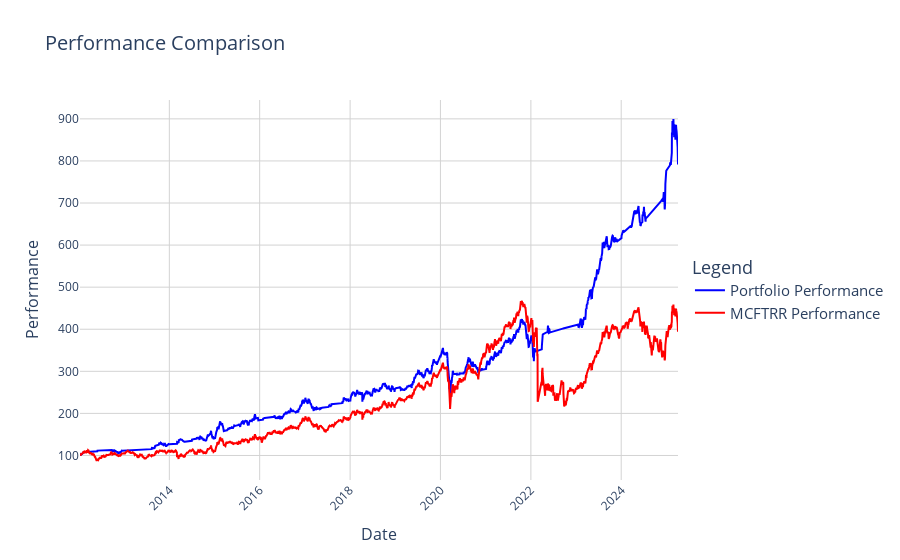
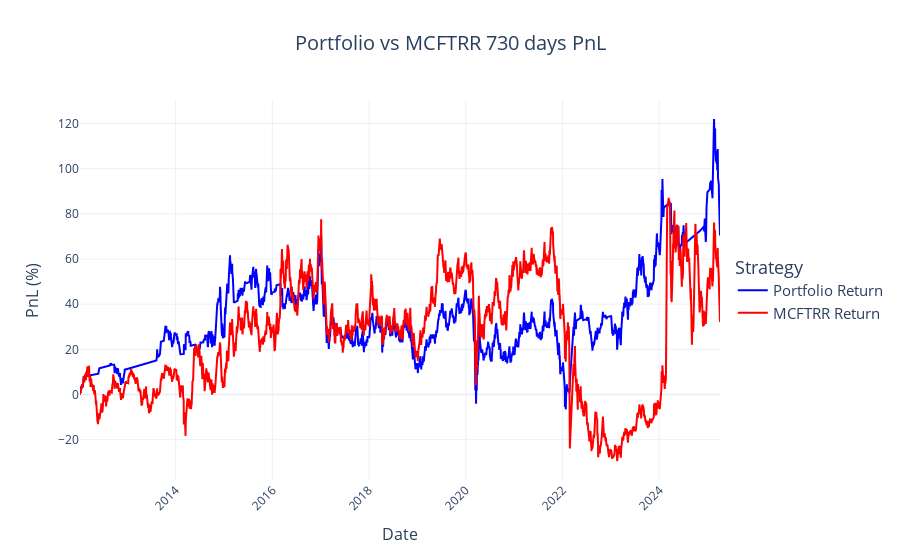

These figures' notebook cell, in order:
### Markdown cell above
#### Строим портфель и смотрим на рез-тат :)

### Code cell
strategy = Strategy(
    model,
    prob_to_weight=True # не округляет вероятность                      
)

strat_data = data.loc[:, ['price', 'price_return', 'ruonia', 'ruonia_daily']].copy()
strat_kwargs = dict(
    perf_plot=True, sliding_plot=True # сразу рисует динамику портфеля
)
output = strategy.base_strategy_peformance(strat_data, preds, **strat_kwargs)

### Figure 1 — Plotly figure (JSON) as saved in the notebook; plotly's stock layout.template omitted (floating-point values rounded to 4 significant figures; data arrays with more than 128 entries replaced by an {"elided": "..."} marker saying what was removed)
{"data": [{"line": {"color": "blue", "width": 2}, "name": "Portfolio Performance", "type": "scatter", "x": {"elided": "3323 str values"}, "y": {"elided": "3323 float values"}}, {"line": {"color": "red", "width": 2}, "name": "MCFTRR Performance", "type": "scatter", "x": {"elided": "3323 str values"}, "y": {"elided": "3323 float values"}}], "layout": {"autosize": true, "hovermode": "x unified", "legend": {"font": {"size": 15}, "title": {"text": "Legend"}, "x": 1.02, "y": 0.5}, "showlegend": true, "title": {"font": {"size": 20}, "text": "Performance Comparison"}, "xaxis": {"gridcolor": "LightGray", "gridwidth": 1, "showgrid": true, "tickangle": -45, "tickfont": {"size": 12}, "title": {"font": {"size": 16}, "text": "Date"}}, "yaxis": {"gridcolor": "LightGray", "gridwidth": 1, "showgrid": true, "title": {"font": {"size": 16}, "text": "Performance"}}}}

### Figure 2 — Plotly figure (JSON) as saved in the notebook; plotly's stock layout.template omitted (floating-point values rounded to 4 significant figures; data arrays with more than 128 entries replaced by an {"elided": "..."} marker saying what was removed)
{"data": [{"line": {"color": "blue", "width": 2}, "name": "Portfolio Return", "type": "scatter", "x": {"elided": "3323 str values"}, "y": {"elided": "3323 float values"}}, {"line": {"color": "red", "width": 2}, "name": "MCFTRR Return", "type": "scatter", "x": {"elided": "3323 str values"}, "y": {"elided": "3323 float values"}}], "layout": {"autosize": true, "hovermode": "x unified", "legend": {"font": {"size": 15}, "title": {"text": "Strategy"}, "x": 1.02, "y": 0.5}, "title": {"font": {"size": 20}, "text": "Portfolio vs MCFTRR 730 days PnL", "x": 0.5}, "xaxis": {"tickangle": -45, "tickfont": {"size": 12}, "title": {"font": {"size": 16}, "text": "Date"}}, "yaxis": {"title": {"font": {"size": 16}, "text": "PnL (%)"}}}}
